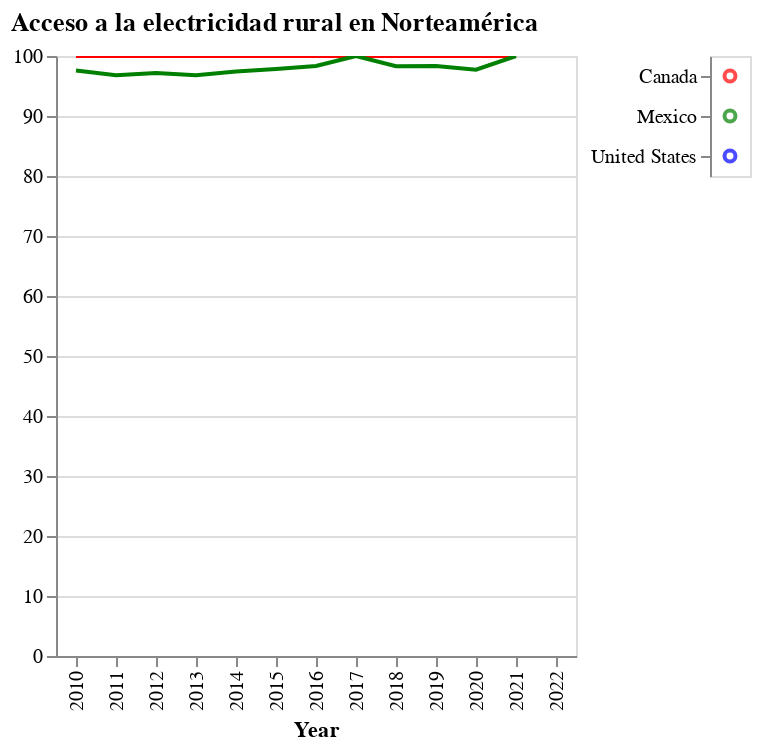

Write notebook code for a chart like this one.
### Code cell
# Presentación del gráfico:
elec_graph_norte.display()

### Figure 1 — Vega-Lite specification as saved in the notebook (floating-point values rounded to 4 significant figures)
{"config": {"view": {"continuousWidth": 300, "continuousHeight": 300}}, "concat": [{"layer": [{"mark": {"type": "line"}, "encoding": {"color": {"value": "red"}, "x": {"field": "Year", "title": "Year", "type": "nominal"}, "y": {"field": "Canada", "title": "", "type": "quantitative"}}, "name": "view_1"}, {"mark": {"type": "line"}, "encoding": {"color": {"value": "green"}, "x": {"field": "Year", "title": "Year", "type": "nominal"}, "y": {"field": "Mexico", "title": "", "type": "quantitative"}}, "name": "view_2"}, {"mark": {"type": "line"}, "encoding": {"color": {"value": "blue"}, "x": {"field": "Year", "title": "Year", "type": "nominal"}, "y": {"field": "USA", "title": "", "type": "quantitative"}}, "name": "view_3"}], "data": {"name": "data-7c3105784d029d1b2c8546ba9456e46e"}}, {"data": {"name": "data-f90b35dc643656ca33fb70e243dc4832"}, "mark": {"type": "point"}, "encoding": {"color": {"field": "color", "scale": null, "type": "nominal"}, "y": {"field": "country", "title": null, "type": "nominal"}}, "width": 20}], "params": [{"name": "param_1", "select": {"type": "interval", "encodings": ["x", "y"]}, "bind": "scales", "views": ["view_1"]}, {"name": "param_2", "select": {"type": "interval", "encodings": ["x", "y"]}, "bind": "scales", "views": ["view_2"]}, {"name": "param_3", "select": {"type": "interval", "encodings": ["x", "y"]}, "bind": "scales", "views": ["view_3"]}], "spacing": 5, "title": "Acceso a la electricidad rural en Norteamérica", "$schema": "https://vega.github.io/schema/vega-lite/v5.16.3.json", "datasets": {"data-7c3105784d029d1b2c8546ba9456e46e": [{"Year": "2010", "Canada": "100", "Mexico": "97.5991856778156", "United States": "100"}, {"Year": "2011", "Canada": "100", "Mexico": "96.788945597514", "United States": "100"}, {"Year": "2012", "Canada": "100", "Mexico": "97.1569798815598", "United States": "100"}, {"Year": "2013", "Canada": "100", "Mexico": "96.7912380292078", "United States": "100"}, {"Year": "2014", "Canada": "100", "Mexico": "97.4269296144661", "United States": "100"}, {"Year": "2015", "Canada": "100", "Mexico": "97.8517740672395", "United States": "100"}, {"Year": "2016", "Canada": "100", "Mexico": "98.3310679429352", "United States": "100"}, {"Year": "2017", "Canada": "100", "Mexico": "100", "United States": "100"}, {"Year": "2018", "Canada": "100", "Mexico": "98.2882080485715", "United States": "100"}, {"Year": "2019", "Canada": "100", "Mexico": "98.3170105131641", "United States": "100"}, {"Year": "2020", "Canada": "100", "Mexico": "97.7241268518923", "United States": "100"}, {"Year": "2021", "Canada": "100", "Mexico": "100", "United States": "100"}, {"Year": "2022", "Canada": "..", "Mexico": "..", "United States": ".."}], "data-f90b35dc643656ca33fb70e243dc4832": [{"country": "Canada", "color": "red"}, {"country": "Mexico", "color": "green"}, {"country": "United States", "color": "blue"}]}}
